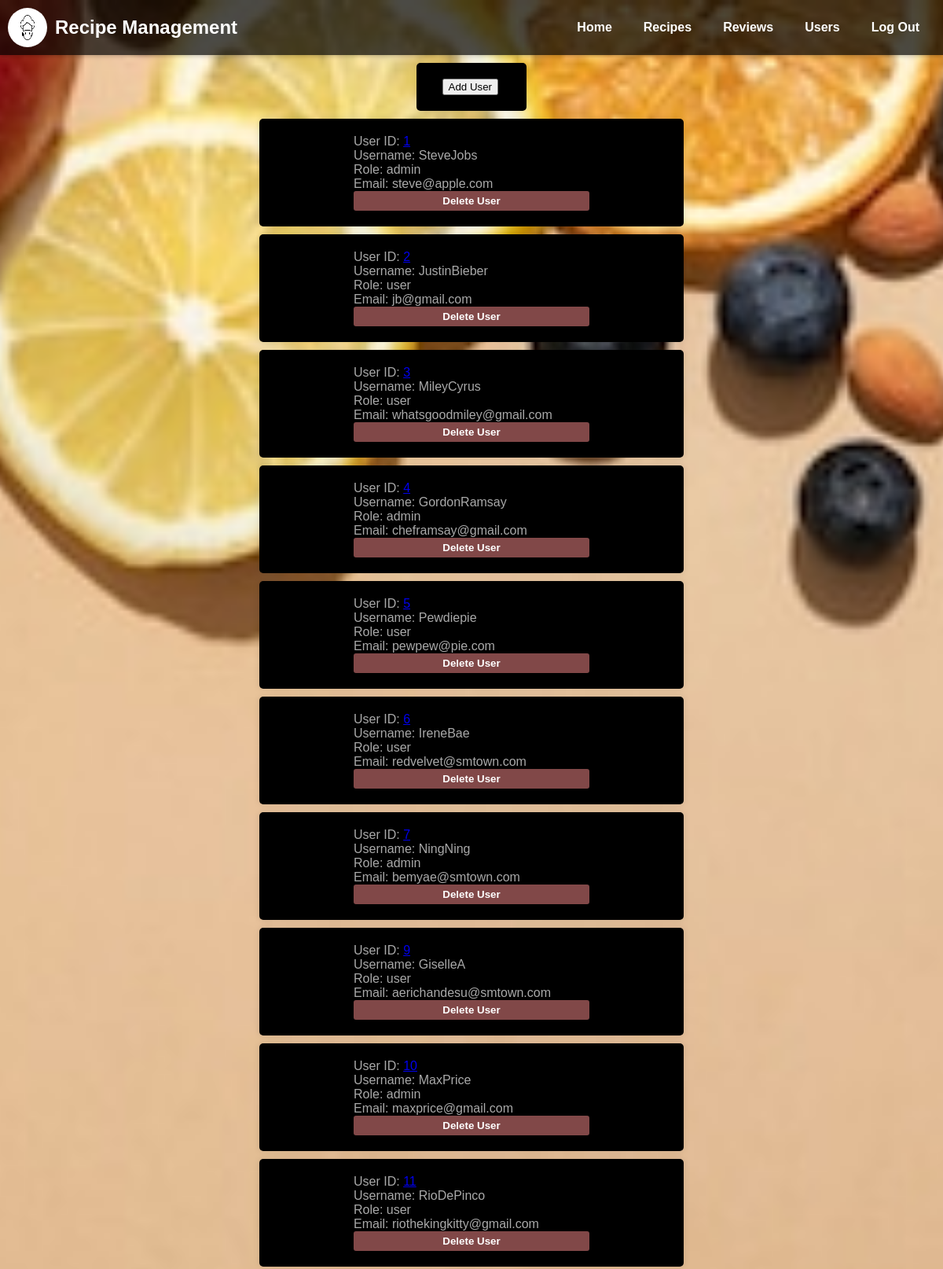
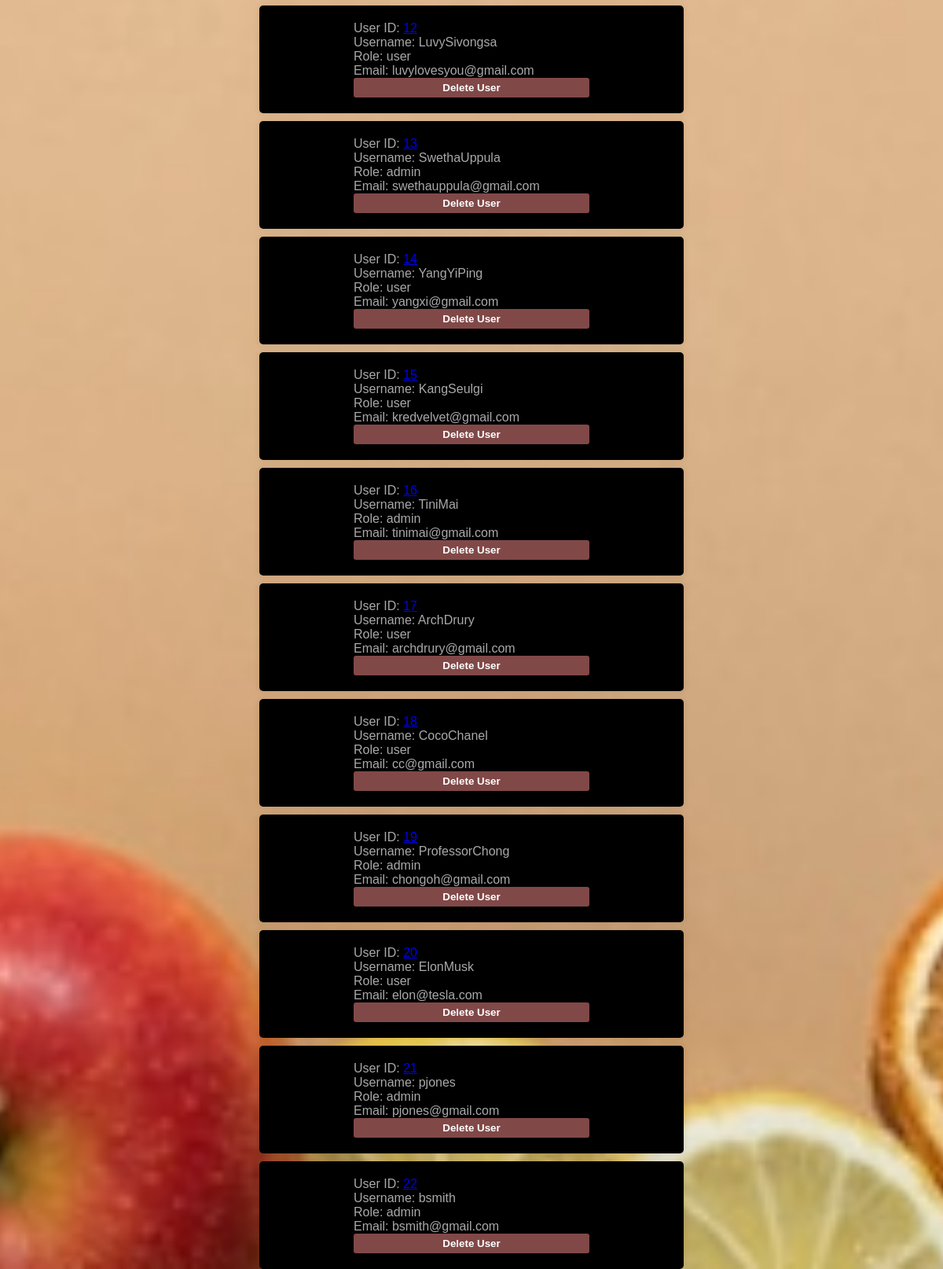
Screenshot of /user/user-list.php (signed in) with the database file from the repository (2 pictures, top to bottom).
### tables this page shows
CREATE TABLE IF NOT EXISTS `users` (
  `user_id` int NOT NULL AUTO_INCREMENT,
  `username` varchar(255) NOT NULL,
  `role_id` enum('admin','user') NOT NULL,
  `email` varchar(255) NOT NULL,
  `password` varchar(255) NOT NULL,
  PRIMARY KEY (`user_id`)
);

### user/user-list.php (the view, shortened to what this page needs)
<?php
				require_once '../security/checksession.php';
$conn = new mysqli($hn, $un, $pw, $db);
$query = "SELECT * FROM users order by user_id";
$result = $conn->query($query);
$rows = $result->num_rows;
echo <<<_END
	<head>
		<meta charset="UTF-8">
		<meta name="viewport" content="width=device-width, initial-scale=1.0">
		<title>Add User Page</title>
		<link rel="stylesheet" type="text/css" href="../CSS/user-list.css">
	</head>
	<body>
		<nav id="home">
        <div class="navbar-logo">
            <a href="../recipe/home.php"><img src="../images/logo.jpeg" alt="Recipe Management Logo"></a>
            <h1><a href="../recipe/home.php">Recipe Management</a></h1>
        </div>
        <ul>
            <li><a href="../recipe/home.php">Home</a></li>
            <li><a href="../recipe/view-recipe-list.php">Recipes</a></li>
            <li><a href="../review/review-list.php">Reviews</a></li>
			<li><a href="user-list.php">Users</a></li>
            <li><a href="../security/logout.php">Log Out</a></li>
        </ul>
    </nav>
		<body>
		<main>
			<section class="add-user">
				<form method='post' action='add-user.php'>
					<div>
						<form method='post' action='add-user.php'>
							<form action='add-user.php' method='post'>
							<input type='submit' value='Add User'>
							</form>
						</form>
					</div>
				</form>
			</section>
		</main>
	</body>
	</body>
_END;
for($j=0; $j<$rows; $j++)
{
	$row = $result->fetch_array(MYSQLI_ASSOC);
echo <<<_END
	<body>
		<main>
			<section class="review-container">
				<form method='post' action='user-list.php'>
					<div>
						User ID: <a href='update-user.php?user_id=$row[user_id]'>$row[user_id]</a> <br>
						Username: $row[username]<br>
						Role: $row[role_id]<br>
						Email: $row[email]<br>
					</div>
				</form>
				<form action="delete-user.php" method="get">
						<input type="hidden" name="user_id" value="$row[user_id]">
						<button class="edit-button" type="submit">Delete User</button>
				</form>
			</section>
		</main>
	</body>
_END;
}
?>

### CSS/user-list.css (style rules this page uses)
body, h1, h2, p, ul, li { margin: 0; padding: 0; }
html, body { height: 100%; }
body { font-family: 'Arial', sans-serif; background-image: url('../images/wide_background.jpeg'); background-size: cover; background-repeat: repeat; background-position: center; color: #333; }
nav { background-color: rgba(0, 0, 0, 0.7); color: #fff; text-align: center; padding: 10px; display: flex; justify-content: space-between; align-items: center; box-shadow: 0 2px 5px rgba(0, 0, 0, 0.2); }
.navbar-logo { display: flex; align-items: center; }
.navbar-logo img { width: 50px; height: 50px; margin-right: 10px; border-radius: 50%; overflow: hidden; }
nav ul { list-style: none; display: flex; }
nav li { margin: 0 20px; }
nav a { text-decoration: none; color: #fff; font-weight: bold; }
.add-user { width: 100px; margin: 10px auto; padding: 20px; Background: black; border-radius: 5px; box-shadow: 0 0 10px rgba(0, 0, 0, 0.1); }
.add-user form { display: flex; flex-direction: column; color: darkgray; margin: auto; width: 75%; }
.review-container { width: 500px; margin: 10px auto; background: black; padding: 20px; border-radius: 5px; box-shadow: 0 0 10px rgba(0, 0, 0, 0.1); }
.review-container form { display: flex; flex-direction: column; color: darkgray; margin: auto; width: 60%; }
.review-container button { background-color: #814848; color: white; padding: 5px 5px; border: none; border-radius: 3px; cursor: pointer; font-weight: bold; display: inline-block; transition: background-color 0.3s; }

### rows the page displays
users: user_id "1", username "SteveJobs", role "admin", email "steve@apple.com"
users: user_id "2", username "JustinBieber", role "user", email "jb@gmail.com"
users: user_id "3", username "MileyCyrus", role "user", email "whatsgoodmiley@gmail.com"
users: user_id "4", username "GordonRamsay", role "admin", email "cheframsay@gmail.com"
users: user_id "5", username "Pewdiepie", role "user", email "pewpew@pie.com"
users: user_id "6", username "IreneBae", role "user", email "redvelvet@smtown.com"
users: user_id "7", username "NingNing", role "admin", email "bemyae@smtown.com"
users: user_id "9", username "GiselleA", role "user", email "aerichandesu@smtown.com"
users: user_id "10", username "MaxPrice", role "admin", email "maxprice@gmail.com"
users: user_id "11", username "RioDePinco", role "user", email "riothekingkitty@gmail.com"
users: user_id "12", username "LuvySivongsa", role "user", email "luvylovesyou@gmail.com"
users: user_id "13", username "SwethaUppula", role "admin", email "swethauppula@gmail.com"
users: user_id "14", username "YangYiPing", role "user", email "yangxi@gmail.com"
users: user_id "15", username "KangSeulgi", role "user", email "kredvelvet@gmail.com"
users: user_id "16", username "TiniMai", role "admin", email "tinimai@gmail.com"
users: user_id "17", username "ArchDrury", role "user", email "archdrury@gmail.com"
users: user_id "18", username "CocoChanel", role "user", email "cc@gmail.com"
users: user_id "19", username "ProfessorChong", role "admin", email "chongoh@gmail.com"
users: user_id "20", username "ElonMusk", role "user", email "elon@tesla.com"
users: user_id "21", username "pjones", role "admin", email "pjones@gmail.com"
users: user_id "22", username "bsmith", role "admin", email "bsmith@gmail.com"
